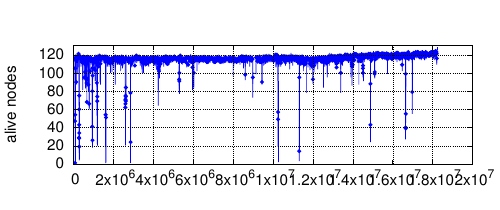

Write the gnuplot code that produced this figure.
set term postscript color eps enhanced 22
set output "trace.eps"
load "../styles.inc"

X_MARGIN=0.14
Y_MARGIN=0.04
WIDTH_IND=0.46
HEIGHT_IND=0.29
WIDTH_BETWEEN_X=0.03
WIDTH_BETWEEN_Y=-0.02

set size 1.0,0.6

#set multiplot #layout 4, 1

#X_POS=0
#Y_POS=0
#set origin X_MARGIN+(X_POS*(WIDTH_IND+WIDTH_BETWEEN_X)), Y_MARGIN+(Y_POS*(HEIGHT_IND+WIDTH_BETWEEN_Y))
#set size WIDTH_IND,HEIGHT_IND

set bmargin 3
set tmargin 3
set lmargin 8
set rmargin 3

set grid x front
#set xtics ("0" 0,"1m" 60,"2m" 120,"3m" 180,"4m" 240,"5m" 300) font "Arial, 16pt"
#set xrange [0:240]

set grid y
set ylabel "alive nodes" #font "Arial, 16pt" offset -1,0
#set ytics ("0" 0, "1" 1, "2" 2, "3" 3, "4" 4) font "Arial, 16pt"
set yrange [0:130]
unset key
set datafile separator ","
#This plot uses an hack to print values bigger than 0
plot \
  'data/websites_size.csv' every 1\
     using 1:2 with l ls 3 notitle 'alive' ,\
  'data/websites_size.csv' every 100\
     using 1:2 with p ls 3 notitle 'alive',\
  10000\
    w lp ls 3 title 'random'

#commented, in case you want to plot another trace here
#X_POS=0
#Y_POS=1
#set origin X_MARGIN+(X_POS*(WIDTH_IND+WIDTH_BETWEEN_X)), Y_MARGIN+(Y_POS*(HEIGHT_IND+WIDTH_BETWEEN_Y))
#set size WIDTH_IND,HEIGHT_IND
#
#set ylabel "memory (GB)" font "Arial, 16pt" offset 1,0
#set ytics ("0" 0,"0.5" 0.5, "1" 1,"1.5" 1.5, "2" 2, "2.5" 2.5, "4" 4) font "Arial, 16pt"
#set yrange [0:3]
#plot \
#  'data/random.dat'\
#   using 1:($5/1000) with lines ls 3 notitle 'random', \
#  'data/random.dat' every 10\
#   using 1:($5/1000) with p ls 3 notitle 'random', \
#  100000000\
#    w lp ls 3 title 'random'
#


!epstopdf "trace.eps"
!rm "trace.eps"
quit
